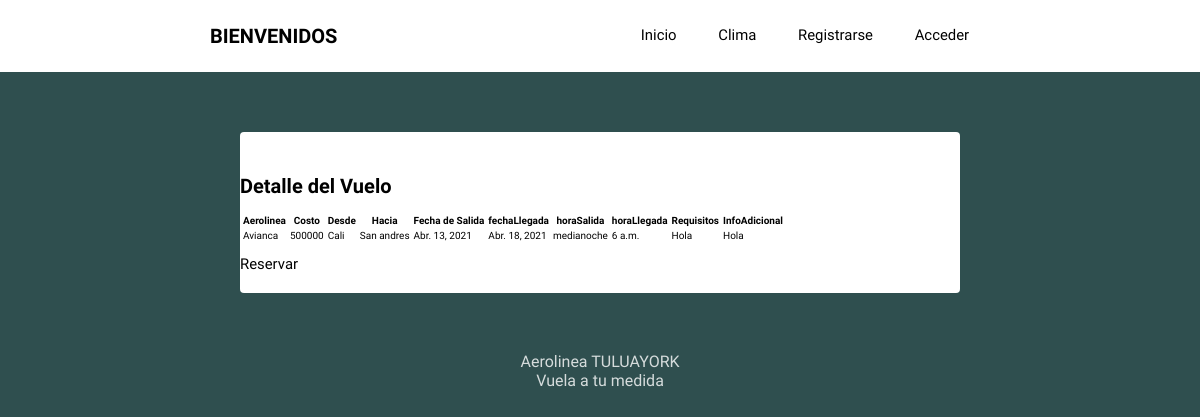
Page /detalleVuelos/2 on the committed database.
### Tuluayork/models.py (models this page shows, shortened)
class Vuelos(models.Model):
    id = models.AutoField(primary_key=True)
    aerolinea = models.CharField(max_length= 200, blank= False, null= False)
    costo = models.IntegerField(blank= False, null= False)
    NoCupos = models.IntegerField(blank= False, null= False)
    fechaSalida = models.DateField(max_length= 200, blank= False, null= False)
    fechaLlegada = models.DateField(max_length= 200, blank= False, null= False)
    horaSalida = models.TimeField(max_length= 200, blank= False, null= False)
    horaLlegada = models.TimeField(max_length= 200, blank= False, null= False)
    LugarSalida = models.CharField(max_length= 200, blank= False, null= False)
    Destino = models.CharField(max_length= 200, blank= False, null= False)
    Requisitos = models.TextField(max_length= 200, blank= False, null= False, default= 'COVID 19')
    InfoAdicional = models.TextField(max_length= 200, blank= False, null= False, default= 'COVID 19')
    estado = models.BooleanField('Estado', default = True)
    class Meta:
        verbose_name = 'Vuelo'
        verbose_name_plural = 'Vuelos'
        ordering = ['aerolinea']

### Tuluayork/views.py (the view)
# urls.py: path('detalleVuelos/<int:id>', views.detalleVuelos, name ='detalleVuelos'),
def detalleVuelos(request, id):
    vuelo = Vuelos.objects.filter(id = id)
    return render(request, 'Tuluayork/detalleVuelos.html', {'vuelo': vuelo})

### Tuluayork/templates/Tuluayork/detalleVuelos.html (shortened to what this page needs)
{% extends 'Tuluayork/layout.html' %}
{% block content%}
{% if vuelo%}
<div class="container">
    <h1>Detalle del Vuelo</h1>
    <table class="table table-striped">
        <thead>
            <tr>
                <th>Aerolinea</th>
                <th>Costo</th>
                <th>Desde</th>
                <th>Hacia</th>
                <th>Fecha de Salida</th>
                <th>fechaLlegada</th>
                <th>horaSalida</th>
                <th>horaLlegada</th>
                <th>Requisitos</th>
                <th>InfoAdicional</th>
            </tr>
        </thead>
        <tbody>
            {% for Vuelos in vuelo %}
            <tr>
                <td>{{ Vuelos.aerolinea}}</td>
                <td>{{ Vuelos.costo }}</td>
                <td>{{ Vuelos.LugarSalida }}</td>
                <td>{{ Vuelos.Destino }}</td>
                <td>{{ Vuelos.fechaSalida }}</td>
                <td>{{ Vuelos.fechaLlegada }}</td>
                <td>{{ Vuelos.horaSalida }}</td>
                <td>{{ Vuelos.horaLlegada }}</td>
                <td>{{ Vuelos.Requisitos }}</td>
                <td>{{ Vuelos.InfoAdicional }}</td>
            </tr>
            {% endfor %}
        </tbody>
    </table>
    <br>
    <a>Reservar</a>
</div>
{% else %}
   <h1>No existen Vuelos</h1>
{% endif %}
{% endblock%}

### Tuluayork/static/style.css (style rules this page uses)
body { background: #2F4F4F; font-size: 62.5%; font-family: 'Varela Round', Helvetica, Arial, serif; }
a { font-size: .93rem; text-decoration: none; color: black; }

### rows in the picture
Vuelos: aerolinea "Avianca", costo "500000", LugarSalida "Cali", Destino "San andres", fechaSalida "Abr. 13, 2021", fechaLlegada "Abr. 18, 2021", horaSalida "medianoche", horaLlegada "6 a.m.", Requisitos "Hola", InfoAdicional "Hola"
